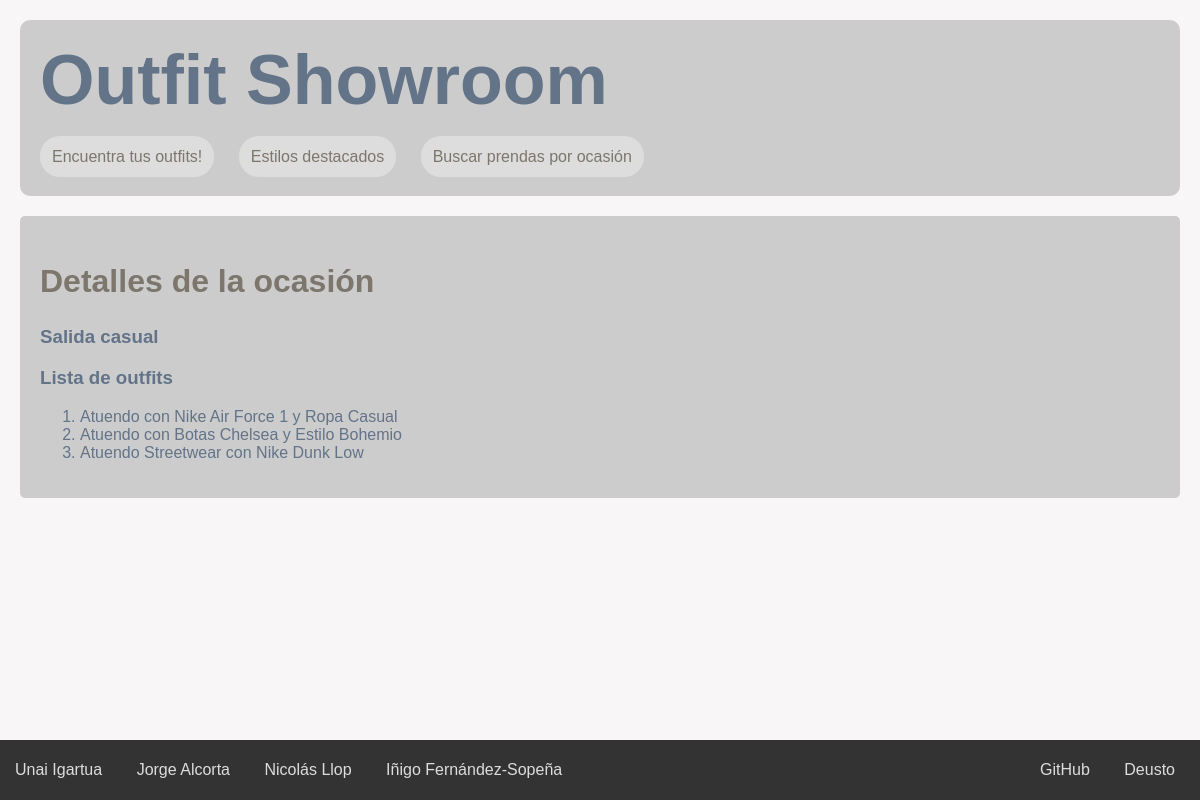
/es/ocasion/3, run on the app's committed database.
### appOutfitShowroom/models.py (models this page shows, shortened)
class Ocasion(models.Model):
    def get_nombre(self):
        return self.nombre_en if get_language() == 'en' else self.nombre
    nombre = models.CharField(max_length=50)
    nombre_en = models.CharField(max_length=50, blank=True)

class Outfit(models.Model):
    def get_nombre(self):
        return self.nombre_en if get_language() == 'en' else self.nombre
    nombre = models.CharField(max_length=200)
    nombre_en = models.CharField(max_length=200, blank=True)
    descripcion = models.TextField(max_length=700)
    descripcion_en = models.TextField(max_length=700, blank=True)
    ocasion = models.ForeignKey(Ocasion, on_delete=models.CASCADE)
    estilos = models.ManyToManyField(Estilo)
    precio = models.IntegerField(default=0)
    imagen = models.ImageField(upload_to='static/img',blank=True,null=True,verbose_name='Image')
    fecha = models.DateTimeField(auto_now_add=True)

### appOutfitShowroom/views.py (the view)
# urls.py: path('ocasion/<int:ocasion_id>', views.detalle_ocasion, name='detalle_ocasion'),
def detalle_ocasion(request, ocasion_id):
	ocasion = get_object_or_404(Ocasion, pk=ocasion_id)
	context = {
		'titulo_pagina': "Detalles de la ocasión",
		'ocasion': ocasion,
		'outfits': ocasion.outfit_set.all()
	}
	return render(request, 'ocasion.html', context)

### appOutfitShowroom/templates/ocasion.html
{% extends "base.html" %}
{% load static %}
{%load i18n%}
{% block contenido %}
<h2>{% trans "Detalles de la ocasión" %}</h2>
{% if ocasion %}
    <h3>{{ ocasion.get_nombre}}</h3>
	<h3>{% trans "Lista de outfits" %}</h3>
	{% if outfits %}
		<ol>
		{% for o in outfits %}
			<li>
				<a href="{% url 'detalle_outfit' o.id %}">{{ o.get_nombre}}</a>
			</li>
		{% endfor %}
		</ol>
	{% else %}
		<p>{% trans "No tiene outfits asociados." %}</p>
	{% endif %}
{% else %}
    <p>{% trans "No existe esta ocasión." %}</p>
{% endif %}
{% endblock %}

### appOutfitShowroom/static/css/estilos.css (style rules this page uses)
:root { margin: 0; padding: 0; --primary-color: #f9f6f8; --secondary-color: #CCCCCC; --secondary-off-color: #DDDDDD; --accent-color: #7c766d; --text-color: #637388; --border-color: #333; }
body { margin: 0; padding: 0; font-family: 'Arial', sans-serif; background-color: var(--primary-color); color: var(--text-color); }
a { color: var(--text-color); text-decoration: none; }
h2 { font-size: 32px; color: var(--accent-color); }

### data on the page
Ocasion: get_nombre "Salida casual"
Outfit: get_nombre "Atuendo con Nike Air Force 1 y Ropa Casual"
Outfit: get_nombre "Atuendo con Botas Chelsea y Estilo Bohemio"
Outfit: get_nombre "Atuendo Streetwear con Nike Dunk Low"
